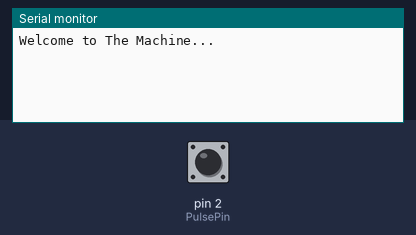
This sketch was run on a simulated Arduino Uno, built with avr-gcc and run on an emulated ATmega328P. Shown: the last lines printed to the serial monitor. The inputs (shaded band) are chosen by the test bench; at power-on: pin 2 (PulsePin) HIGH.

Above: at 1.2 s.
1.3 s: pin 2 (PulsePin) pulled LOW for 0.15 s
At 2.5 s:
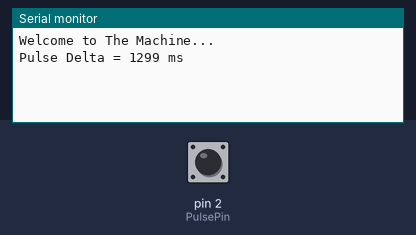
2.9 s: pin 2 (PulsePin) pulled LOW for 1 s
At 4.0 s:
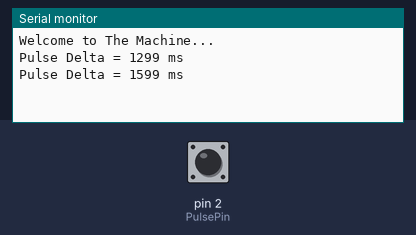
5.4 s: pin 2 (PulsePin) pulled LOW for 0.15 s
At 5.9 s:
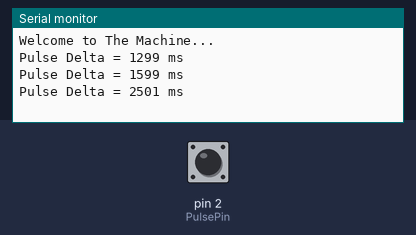

The sketch:

ExternalResetTest.ino
```cpp
volatile bool Pulse = false; //Global flag to set on a pulse event
const uint8_t PulsePin = 2; //Pin to measure pulse on

void setup() {
	Serial.begin(9600);
	Serial.println("Welcome to The Machine...");
	attachInterrupt(digitalPinToInterrupt(PulsePin), PulseEvent, FALLING); //Configure interrupt
}

void loop() {
	static unsigned long EventTime = millis(); //Used to keep track of time between events
	if(Pulse == true) {
		unsigned long EventDelta = millis() - EventTime; //Capture event time period immediately
		EventTime = millis(); //Reset timing delta
		Serial.print("Pulse Delta = ");
		Serial.print(EventDelta);
		Serial.println(" ms");
		Pulse = false; //Clear pulse flag
	}
}

void PulseEvent()
{
	Pulse = true; //Set pulse flag
}
```

Measured:
- after the input at 1.3 s, the serial monitor: prints a new line at once (image 1)
- after the input at 2.9 s, the serial monitor: prints a new line at once (image 2)
- after the input at 5.4 s, the serial monitor: prints a new line at once (image 3)
